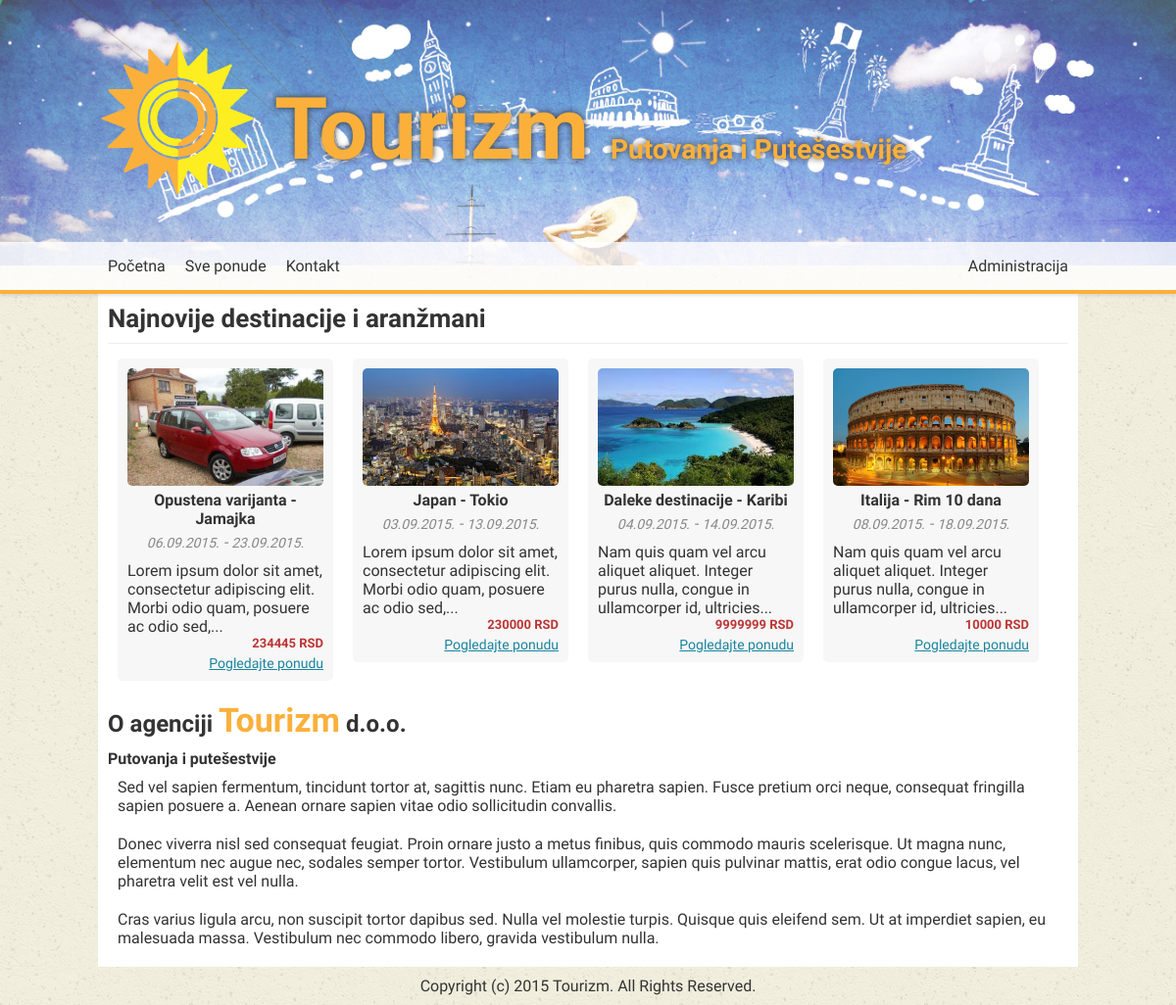
Before: / with the older database file.
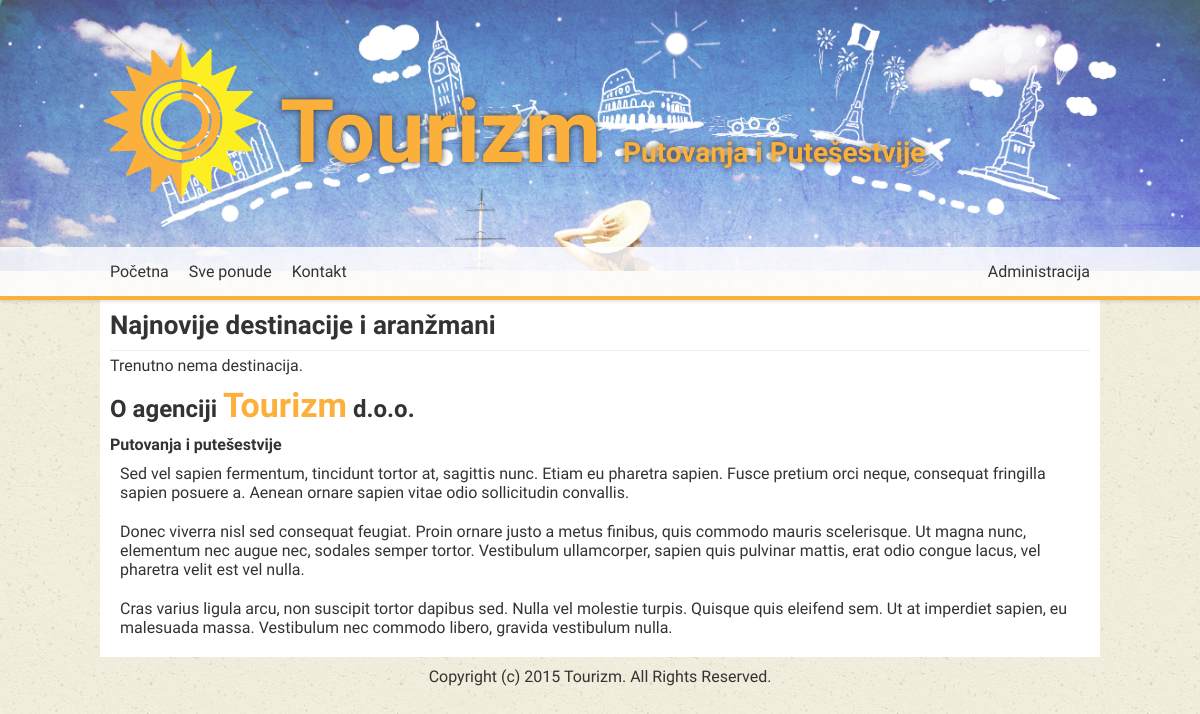
After: the same page with the newer database file.
### tables this page shows
CREATE TABLE `destinations` (
  `id` INT NOT NULL AUTO_INCREMENT,
  `name` VARCHAR(255) NULL,
  `description` TEXT NULL,
  `price` INT NULL,
  `date_from` DATETIME NULL,
  `date_to` DATETIME NULL,
  PRIMARY KEY (`id`));

### includes/app.class.php (called while the page is built, shortened)
<?php
class App
{
   function __construct()
   {
      $this->connection = $this->connect_to_db();
   }
   function connect_to_db()
   {
     $db_user = "root";
     $db_pass = "";
     $hostname = "localhost";
     $db_name   = "tourizm";
     $conn = new mysqli( $hostname, $db_user, $db_pass, $db_name );
     return $conn;
   }
   function get_excerpt( $str, $startPos=0, $maxLength=100 ) {
   	if( strlen( $str ) > $maxLength ) {
   		$excerpt   = substr( $str, $startPos, $maxLength-3 );
   		$lastSpace = strrpos( $excerpt, ' ' );
   		$excerpt   = substr( $excerpt, 0, $lastSpace );
   		$excerpt  .= '...';
   	} else {
   		$excerpt = $str;
   	}
   	return $excerpt;
   }
}
?>

### includes/destination.class.php (called while the page is built, shortened)
<?php
class Destination extends App
{
   public $total;
   public function __construct( $row = array() )
   {
      $this->list			= array();
		$this->total		= 0;
      $this->id = (int) ( isset($row['id']) ? $row['id'] : 0 );
      $this->name = ( isset($row['name']) ? $row['name'] : "" );
      $this->description = ( isset($row['description']) ? $row['description'] : "" );
      $this->price = (int) ( isset($row['price']) ? $row['price'] : 0 );
      $this->date_from = isset($row['date_from']) ? new DateTime($row['date_from']) : new DateTime();
      $this->date_to = isset($row['date_to']) ? new DateTime($row['date_to']) : new DateTime();
      $this->image_path = ( isset($row['image_path']) ? $row['image_path'] : "" );
   }
   function get_destinations( $limit = 0, $start = 0 )
   {
     if ( $limit != 0 )
     {
        $sql = "SELECT * FROM destinations ORDER BY id DESC LIMIT $start, $limit";
     }
     else
     {
        $sql = "SELECT * FROM destinations ORDER BY id DESC";
     }
     $result = $this->connection->query( $sql );
     if ( $result->num_rows > 0 )
     {
       while( $destination = $result->fetch_assoc() )
       {
          $this->list[] = new self($destination);
          $this->total++;
       }
       return true;
     }
     else
     {
       return false;
     }
   }
}
?>

### index.php (the view, shortened to what this page needs)
<?php
  include_once('includes/app.class.php');
  include_once('includes/destination.class.php');
  $app = new App();
  $destination = new Destination();
  $destination->get_destinations( $limit = 4 );
?>
<!DOCTYPE html>
<html>
  <head>
    <link rel="stylesheet" type="text/css" href="css/style.css" />
  </head>
  <body>
    <?php include('includes/header.php') ?>
    <section class="main content">
      <h1>Najnovije destinacije i aranžmani</h1>
      <div class="destinations clearfix">
        <?php
        if ( $destination->list )
        {
         foreach ( $destination->list as $destination )
         {
           ?>
            <div class="destination">
              <div class="destination-image">
                <img src="img/destinations/<?php echo $destination->image_path; ?>" width="200"/>
              </div>
              <h1><?php echo $destination->name; ?></h1>
              <div class="date">
                 <time><?php echo $destination->date_from->format('d.m.Y.'); ?></time> - <time><?php echo $destination->date_to->format('d.m.Y.'); ?></time>
              </div>
              <p><?php echo $app->get_excerpt($destination->description); ?></p>
              <div class="destination-price">
                <?php echo $destination->price; ?> RSD
              </div>
              <a href="ponuda.php?id=<?php echo $destination->id; ?>" class="see-more">Pogledajte ponudu</a>
            </div>
          <?php
          }
        }
        else
        {
        ?>
        <p>
          Trenutno nema destinacija.
        </p>
        <?php
        }
        ?>
      </div>
      <section class="about">
         <h1>O agenciji <span class="tourizm">Tourizm</span> d.o.o.</h1>
         <h2>Putovanja i putešestvije</h2>
         <p>Sed vel sapien fermentum, tincidunt tortor at, sagittis nunc. Etiam eu pharetra sapien. Fusce pretium orci neque, consequat fringilla sapien posuere a. Aenean ornare sapien vitae odio sollicitudin convallis.</p>
         <p>Donec viverra nisl sed consequat feugiat. Proin ornare justo a metus finibus, quis commodo mauris scelerisque. Ut magna nunc, elementum nec augue nec, sodales semper tortor. Vestibulum ullamcorper, sapien quis pulvinar mattis, erat odio congue lacus, vel pharetra velit est vel nulla.</p>
         <p>Cras varius ligula arcu, non suscipit tortor dapibus sed. Nulla vel molestie turpis. Quisque quis eleifend sem. Ut at imperdiet sapien, eu malesuada massa. Vestibulum nec commodo libero, gravida vestibulum nulla.</p>
      </section>
    </section>
    <?php include('includes/footer.php') ?>
  </body>
</html>

Changed rows visible on the page:
removed destinations: image_path (picture), name "Opustena varijanta - Jamajka", date_from "06.09.2015.", date_to "23.09.2015.", description "Lorem ipsum dolor sit amet, consectetur adipiscing elit. Morbi odio quam, posuere ac odio sed,...", price "234445"
removed destinations: image_path (picture), name "Japan - Tokio", date_from "03.09.2015.", date_to "13.09.2015.", description "Lorem ipsum dolor sit amet, consectetur adipiscing elit. Morbi odio quam, posuere ac odio sed,...", price "230000"
removed destinations: image_path (picture), name "Daleke destinacije - Karibi", date_from "04.09.2015.", date_to "14.09.2015.", description "Nam quis quam vel arcu aliquet aliquet. Integer purus nulla, congue in ullamcorper id, ultricies...", price "9999999"
removed destinations: image_path (picture), name "Italija - Rim 10 dana", date_from "08.09.2015.", date_to "18.09.2015.", description "Nam quis quam vel arcu aliquet aliquet. Integer purus nulla, congue in ullamcorper id, ultricies...", price "10000"
Other visible differences:
text now shown: "Trenutno nema destinacija."
